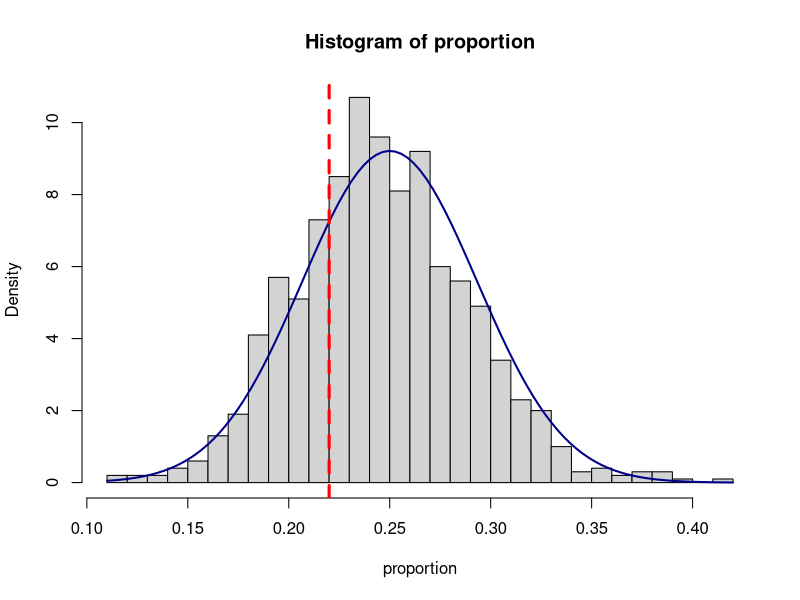

Here is the R script that generated this plot:
## ---- chunk 1
pnorm(0.85, mean=0.88, sd=0.010276)
## ---- chunk 2
qnorm(0.025, mean=0.88, sd=0.010276)
qnorm(0.975, mean=0.88, sd=0.010276)
## ---- chunk 3
trials=1000

n=100
p=0.25
phat=22/100

mu_p=p
SE_p=sqrt(p*(1-p)/n)

results=rep(0,trials)

for(i in 1:n){
  results=results+sample(c(1, 0), trials, replace = TRUE, prob = c(p, 1-p)) 
}

proportion=results/n

hist(proportion, prob=TRUE, breaks=25)
curve(dnorm(x, mean=mu_p, sd=SE_p), col="darkblue", lwd=2, add=TRUE, yaxt="n")
abline(v=phat, col="red",lwd=3, lty=2 )
print(trials)
